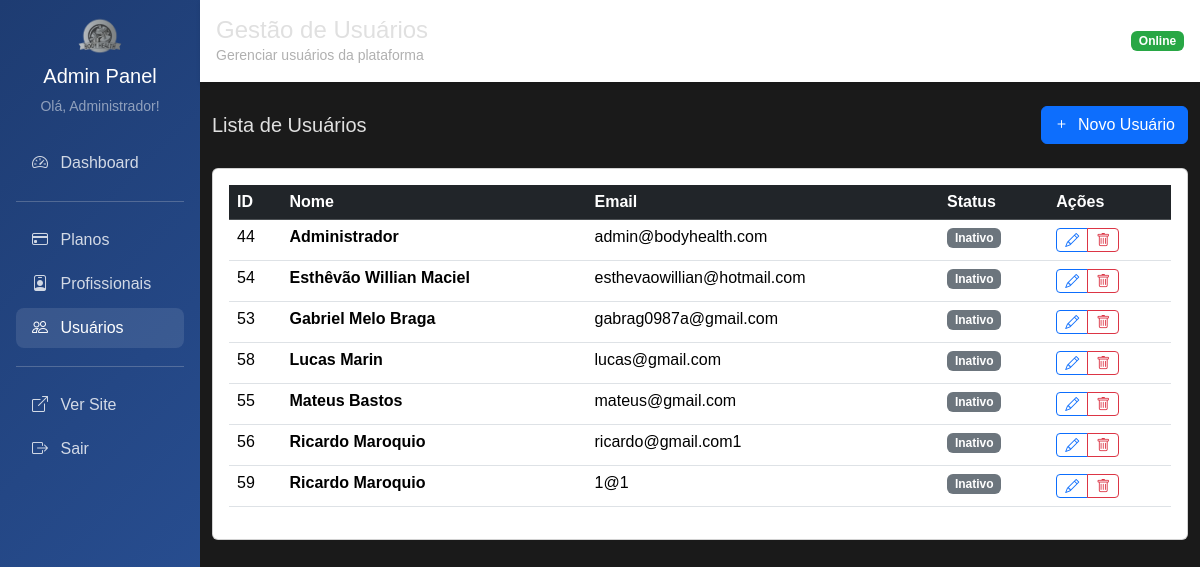
Before: /admin/usuarios (signed in) with the older database file.
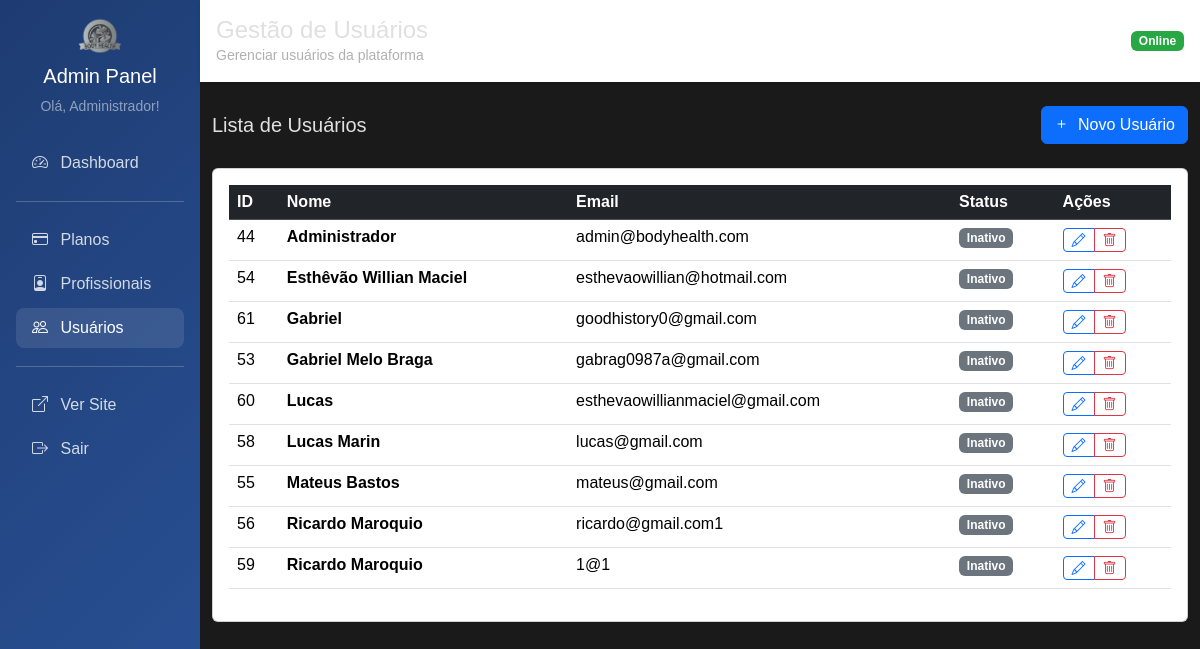
After: the same page with the newer database file.
### tables this page shows
CREATE TABLE usuario (
    id INTEGER PRIMARY KEY AUTOINCREMENT,
    nome TEXT NOT NULL,
    email TEXT UNIQUE NOT NULL,
    senha TEXT NOT NULL,
    perfil TEXT NOT NULL DEFAULT 'cliente',
    foto TEXT,
    token_redefinicao TEXT,
    data_token TIMESTAMP,
    data_cadastro TIMESTAMP DEFAULT CURRENT_TIMESTAMP
);

### main.py (the view)
@app.get("/admin/usuarios")
@requer_autenticacao(['admin'])
async def admin_usuarios_listar(request: Request, usuario_logado: dict = Depends(obter_usuario_logado)):
    usuarios = usuario_repo.obter_todos()
    return templates.TemplateResponse("admin/usuarios/listar.html", {
        "request": request,
        "usuario": usuario_logado,
        "usuarios": usuarios
    })

### templates/admin/usuarios/listar.html (shortened to what this page needs)
{% extends "admin/base_admin.html" %}
{% block titulo %}Gestão de Usuários{% endblock %}
{% block subtitulo %}Gerenciar usuários da plataforma{% endblock %}
{% block content %}
<div class="d-flex justify-content-between align-items-center mb-4">
    <h5 class="mb-0">Lista de Usuários</h5>
    <a href="/admin/usuarios/novo" class="btn btn-primary">
        <i class="bi bi-plus me-1"></i> Novo Usuário
    </a>
</div>
<div class="card">
    <div class="card-body">
        {% if usuarios %}
        <div class="table-responsive">
            <table class="table table-hover">
                <thead class="table-dark">
                    <tr>
                        <th>ID</th>
                        <th>Nome</th>
                        <th>Email</th>
                        <th>Status</th>
                        <th>Ações</th>
                    </tr>
                </thead>
                <tbody>
                    {% for usuario in usuarios %}
                    <tr>
                        <td>{{ usuario.id }}</td>
                        <td><strong>{{ usuario.nome }}</strong></td>
                        <td>{{ usuario.email }}</td>
                        <td>
                            {% if usuario.ativo %}
                                <span class="badge bg-success">Ativo</span>
                            {% else %}
                                <span class="badge bg-secondary">Inativo</span>
                            {% endif %}
                        </td>
                        <td>
                            <div class="btn-group btn-group-sm">
                                <a href="/admin/usuarios/editar/{{ usuario.id }}" class="btn btn-outline-primary">
                                    <i class="bi bi-pencil"></i>
                                </a>
                                <button type="button" class="btn btn-outline-danger"
                                    onclick="confirmarExclusao({{ usuario.id }}, '{{ usuario.nome }}')">
                                    <i class="bi bi-trash"></i>
                                </button>
                            </div>
                        </td>
                    </tr>
                    {% endfor %}
                </tbody>
            </table>
        </div>
        {% endif %}
    </div>
</div>
<div class="position-fixed top-0 end-0 p-3" style="z-index: 1055">
</div>
{% endblock %}

### templates/admin/base_admin.html (shortened to what this page needs)
<html lang="pt-BR">
<head>
    <link href="https://cdn.jsdelivr.net/npm/bootstrap@5.3.3/dist/css/bootstrap.min.css" rel="stylesheet">
    <link href="https://cdn.jsdelivr.net/npm/bootstrap-icons@1.10.5/font/bootstrap-icons.css" rel="stylesheet">
    <link rel="stylesheet" href="/static/css/styles.css">
</head>
<body>
    <div class="container-fluid p-0">
        <div class="row g-0">
            <div class="col-md-3 col-lg-2">
                <div class="admin-sidebar p-3">
                    <div class="text-center mb-4">
                        <img src="/static/img/logo.png" height="40" alt="Body Health">
                        <h5 class="text-white mt-2">Admin Panel</h5>
                        <small class="text-white-50">Olá, {{ usuario.nome }}!</small>
                    </div>
                    <nav class="nav flex-column">
                        <a class="nav-link {% if request.url.path == '/admin' %}active{% endif %}" href="/admin">
                            <i class="bi bi-speedometer2 me-2"></i> Dashboard
                        </a>
                        <hr class="bg-white-50">
                        <a class="nav-link {% if '/admin/planos' in request.url.path %}active{% endif %}" href="/admin/planos">
                            <i class="bi bi-credit-card me-2"></i> Planos
                        </a>
                        <a class="nav-link {% if '/admin/profissionais' in request.url.path %}active{% endif %}" href="/admin/profissionais">
                            <i class="bi bi-person-badge me-2"></i> Profissionais
                        </a>
                        <a class="nav-link {% if '/admin/usuarios' in request.url.path %}active{% endif %}" href="/admin/usuarios">
                            <i class="bi bi-people me-2"></i> Usuários
                        </a>
                        <hr class="bg-white-50">
                        <a class="nav-link" href="/" target="_blank">
                            <i class="bi bi-box-arrow-up-right me-2"></i> Ver Site
                        </a>
                        <a class="nav-link" href="/logout">
                            <i class="bi bi-box-arrow-right me-2"></i> Sair
                        </a>
                    </nav>
                </div>
            </div>
            <div class="col-md-9 col-lg-10">
                <div class="admin-header p-3 mb-4">
                    <div class="d-flex justify-content-between align-items-center">
                        <div>
                            <h4 class="mb-0">{% block titulo %}Painel Administrativo{% endblock %}</h4>
                            <small class="text-muted">{% block subtitulo %}Body Health Admin{% endblock %}</small>
                        </div>
                        <div>
                            <span class="badge bg-success">Online</span>
                        </div>
                    </div>
                </div>
                <div class="container-fluid">
                    {% block content %}{% endblock %}
                </div>
            </div>
        </div>
    </div>
</body>
</html>

### static/css/styles.css (style rules this page uses)
:root { --dark-bg: #1a1a1a; --dark-card-bg: #2b2b2b; --dark-text-color: #e0e0e0; --dark-muted-text: #b0b0b0; --dark-border-color: #444444; --dark-shadow-color: rgba(0, 0, 0, 0.5); --highlight-yellow: #ffc107; --highlight-green: #28a745; --highlight-red: #dc3545; --light-banner-bg-start: #ffffff; --light-banner-bg-end: #eaeaea; --light-banner-text: #000000; }
body { background-color: var(--dark-bg); color: var(--dark-text-color); font-family: Arial, sans-serif; padding-top: 0px; }
.text-muted { color: var(--dark-muted-text) !important; }
.badge.bg-success { background-color: var(--highlight-green) !important; }

### templates/admin/base_admin.html (style rules this page uses)
.admin-sidebar { min-height: 100vh; background: linear-gradient(135deg, #1e3c72 0%, #2a5298 100%); }
.admin-sidebar .nav-link { color: rgba(255, 255, 255, 0.8); border-radius: 8px; margin: 2px 0; }
.admin-sidebar .nav-link:hover, .admin-sidebar .nav-link.active { color: white; background-color: rgba(255, 255, 255, 0.1); }
.admin-header { background: white; box-shadow: 0 2px 4px rgba(0,0,0,0.1); }

Changed rows visible on the page:
added usuario: id "61", nome "Gabriel", email "goodhistory0@gmail.com"
added usuario: id "60", nome "Lucas", email "esthevaowillianmaciel@gmail.com"
